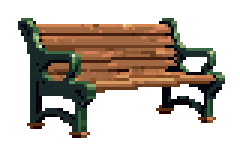
#> input picture assets/level1/raw/bench/0.png, 80 x 48 px, found by its file name (shown 3 times larger)
$ python startframes.py
#> lines starting #> are read from the running program, lines starting #| are printed output that depends on the picture
### tools/sprites.py
"""Скачивает кадры персонажей PixelLab и собирает выровненные полосы анимаций.

python3 tools/sprites.py fetch   # кадры в assets/pixellab/<state>/<anim>/<dir>/<i>.png
python3 tools/sprites.py build   # полосы в assets/sprites/<state>/<anim>-<dir>.png + anims.json
"""
import json, re, sys, urllib.request
from pathlib import Path
from PIL import Image

ROOT = Path(__file__).resolve().parent.parent
RAW = ROOT / "assets" / "pixellab"
OUT = ROOT / "assets" / "sprites"
STATES = {
    "prime": "8f079407-9eb2-48f9-9b07-695c53169e9f",
    "ultimate": "fda7726a-5a4b-45df-b0e9-5e5adadc9540",
}
CELL = 128          # итоговая ячейка, общая для всех анимаций
FEET_Y = 112        # линия ступней в ячейке
DIRS = ("east", "west")
# имя группы в PixelLab -> имя в игре; None = не собирать (отбракованный вариант)
# idle-live16: живая стойка pixminimax 16 кадров (mr.R 30.10: старые стояли почти неподвижно), старые idle не собираются
ALIAS = {"pilot-idle-skel": None, "idle": None, "idle-live": None, "idle-live16": "idle", "running": "dash", "full-sprint": "dash",
         "hurricane-pmm": "hurricane", "hurricane": None, "uppercut": None, "uppercut-pmm": None,
         # добивание сверху (30.10): части собраны в axe-in/axe-out; east = axe-in-east + axe2-out-east, west = axe3-* (другая нога, mr.R 30.10)
         **{f"{p}-{d}": None for p in ("axe-in", "axe-out", "axe2-out", "axe3-in", "axe3-out") for d in ("east", "west")}}
# скорость (кадров/с) и зацикливание для игры; удары быстрые, стойка и ходьба петлёй
FPS = {"hurricane": (16, False), "idle": (10, True), "walk": (10, True), "dash": (14, True), "hurt": (14, False), "fall": (12, False),
       "getup": (10, False), "transform-up": (12, False), "transform-down": (12, False), "static": (1, True)}
STRIKE_FPS = 18
# петли, сгенерированные от стойки к той же стойке: последний кадр повторяет первый, на стыке был бы стоп-кадр
LOOP_TRIM = {"idle-live16", "walk-cam8", "dash-cam8"}
# кадр попадания для цельных (не in/out) атак
HIT = {("ultimate", "roundhouse"): 3, ("prime", "highkick"): 3, ("ultimate", "hurricane"): 4, ("prime", "axe"): 6}  # axe: пятка у земли
# несколько попаданий за удар (вихрь бьёт трижды), пишется в anims.json как hits
HITS = {("ultimate", "hurricane"): [4, 8, 12]}
# ручная чистка: (форма, анимация, направление) -> номера кадров итоговой полосы, которые выбросить
DROP = {("prime", "cross", "east"): [2], ("prime", "cross", "west"): [2, 3],
        ("prime", "uppercut", "east"): [3, 4, 7, 8], ("prime", "uppercut", "west"): [1, 2, 7, 8],
        ("prime", "superman", "west"): [1, 2, 3],
        ("ultimate", "flying-knee", "east"): [4]}
# удар = выпад (<name>-in: стойка -> ключевая поза) + возврат (<name>-out: ключевая поза -> стойка);
# общий ключевой кадр берётся один раз, его номер пишется в anims.json как hit


# [13 lines left out: function mcp, not called in this run]


def get(url):
    req = urllib.request.Request(url, headers={"User-Agent": "curl/8.5.0"})
    return urllib.request.urlopen(req, timeout=120).read()


def slug(name):
    return "".join(c if c.isalnum() else "-" for c in name.lower()).strip("-")


# [34 lines left out: function fetch, not called in this run]


def feet(img):
    bbox = img.getchannel("A").getbbox()
    return bbox[3] if bbox else img.height


def anchor(cells):
    """Опорная точка анимации: самый высокий кадр (стоячая поза), низ ступней и
    медиана x непрозрачных пикселей в полосе бёдер (45-75% роста): волосы и руки не сдвигают центр."""
    def height(c):
        b = c.getchannel("A").getbbox()
        return b[3] - b[1] if b else 0
    ref = max(cells, key=height)
    l, t, r, b = ref.getchannel("A").getbbox()
    a = ref.getchannel("A").load()
    y0, y1 = t + int((b - t) * 0.45), t + int((b - t) * 0.75)
    xs = sorted(x for y in range(y0, y1) for x in range(l, r) if a[x, y] > 0)
    return xs[len(xs) // 2], b


# [31 lines left out: function despeckle, not called in this run]


def load(ddir):
    files = sorted(ddir.glob("*.png"), key=lambda p: int(p.stem))
    return [despeckle(Image.open(f).convert("RGBA")) for f in files]


# [82 lines left out: functions place, build_strikes, build_pre, build, not called in this run]


# [2 lines that do not run on import are left out]

### tools/startframes.py
"""Первый кадр стойки (idle), обрезанный до 64x64 с тем же положением тела, что у ротации.
Нужен как start/end кадр для v3-анимаций ударов: удар начинается и заканчивается в стойке.
python3 tools/startframes.py  -> assets/pixellab/keyposes/<state>-idle0-<dir>-64.png (+ .b64)"""
import base64, io, sys
from pathlib import Path
from PIL import Image
sys.path.insert(0, str(Path(__file__).parent))
from sprites import RAW, anchor

IDLE = {"prime": "pilot-idle-skel", "ultimate": "idle"}
out = RAW / "keyposes"
for state, idle in IDLE.items():
    for d in ("east", "west"):
        rot = Image.open(RAW / state / "static" / d / "0.png").convert("RGBA")
#> rot is the input picture: PIL image 80x48 RGBA; mean R, G, B, A 42, 31.3, 24.1, 104.9
        fr = Image.open(RAW / state / idle / d / "0.png").convert("RGBA")
        rx, ry = anchor([rot])
#> in anchor, `l, t, r, b = ref.getchannel("A").getbbox()`: l = 6; r = 75; b = 46
#> in anchor, `y0, y1 = t + int((b - t) * 0.45), t + int((b - t) * 0.75)`: y0 = 24; y1 = 36
#> in anchor, `xs = sorted(x for y in range(y0, y1) for x in range(l, r) if a[x, y] >..`: xs = 527 values from 10 to 74
#> rx = 38; ry = 46
        ix, iy = anchor([fr])
#> ix = 38; iy = 46
        crop = fr.crop((ix - rx, iy - ry, ix - rx + 64, iy - ry + 64))
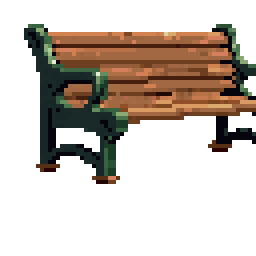
#> crop: PIL image 64x64 RGBA (shown 4 times larger); mean R, G, B, A 36.8, 26.8, 20.1, 88.5; transparent parts drawn white
        p = out / f"{state}-idle0-{d}-64.png"
        crop.save(p)
        b = io.BytesIO(); crop.save(b, "PNG")
        p.with_suffix(".b64").write_text(base64.b64encode(b.getvalue()).decode())
        print(p.name, crop.getchannel("A").getbbox())
#| prime-idle0-east-64.png (6, 6, 64, 46)
